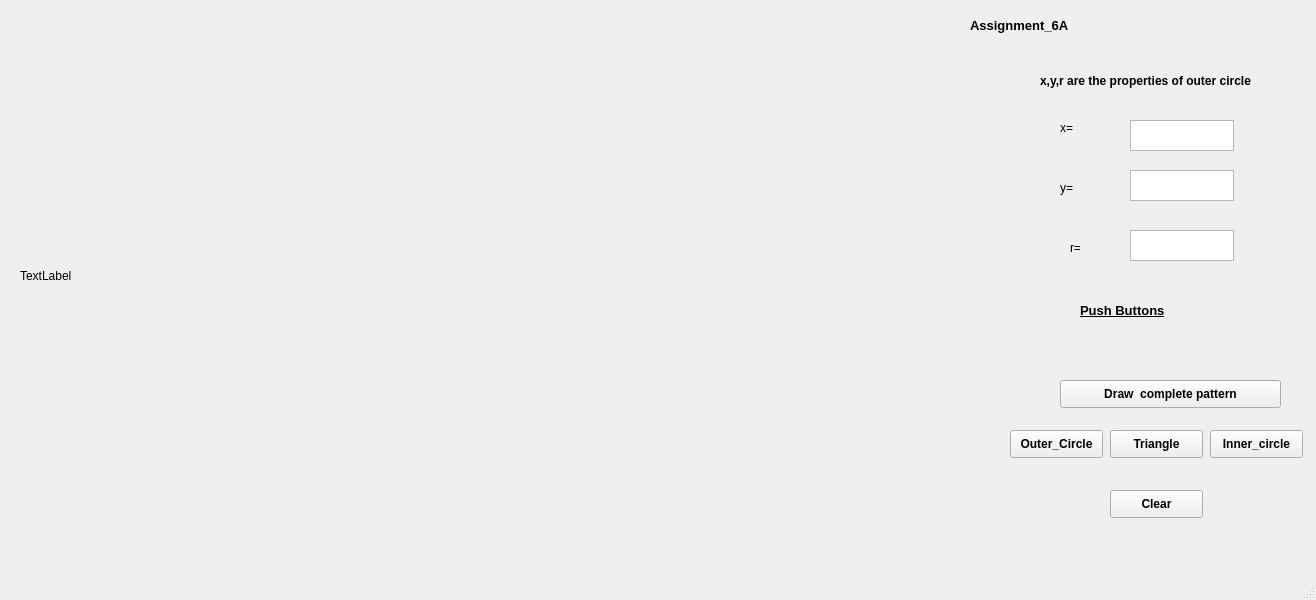
<?xml version="1.0" encoding="UTF-8"?>
<ui version="4.0">
 <class>MainWindow</class>
 <widget class="QMainWindow" name="MainWindow">
  <property name="geometry">
   <rect>
    <x>0</x>
    <y>0</y>
    <width>1316</width>
    <height>600</height>
   </rect>
  </property>
  <property name="windowTitle">
   <string>MainWindow</string>
  </property>
  <widget class="QWidget" name="centralwidget">
   <widget class="QLabel" name="label">
    <property name="geometry">
     <rect>
      <x>20</x>
      <y>0</y>
      <width>991</width>
      <height>551</height>
     </rect>
    </property>
    <property name="text">
     <string>TextLabel</string>
    </property>
   </widget>
   <widget class="QLabel" name="label_2">
    <property name="geometry">
     <rect>
      <x>1040</x>
      <y>40</y>
      <width>251</width>
      <height>81</height>
     </rect>
    </property>
    <property name="font">
     <font>
      <weight>75</weight>
      <bold>true</bold>
     </font>
    </property>
    <property name="text">
     <string>x,y,r are the properties of outer circle</string>
    </property>
   </widget>
   <widget class="QLabel" name="label_3">
    <property name="geometry">
     <rect>
      <x>1060</x>
      <y>120</y>
      <width>55</width>
      <height>16</height>
     </rect>
    </property>
    <property name="text">
     <string>x=</string>
    </property>
   </widget>
   <widget class="QLabel" name="label_4">
    <property name="geometry">
     <rect>
      <x>1060</x>
      <y>180</y>
      <width>55</width>
      <height>16</height>
     </rect>
    </property>
    <property name="text">
     <string>y=</string>
    </property>
   </widget>
   <widget class="QLabel" name="label_5">
    <property name="geometry">
     <rect>
      <x>1070</x>
      <y>240</y>
      <width>55</width>
      <height>16</height>
     </rect>
    </property>
    <property name="text">
     <string>r=</string>
    </property>
   </widget>
   <widget class="QPushButton" name="pushButton">
    <property name="geometry">
     <rect>
      <x>1060</x>
      <y>380</y>
      <width>221</width>
      <height>28</height>
     </rect>
    </property>
    <property name="font">
     <font>
      <weight>75</weight>
      <bold>true</bold>
     </font>
    </property>
    <property name="text">
     <string>Draw  complete pattern</string>
    </property>
   </widget>
   <widget class="QPushButton" name="pushButton_2">
    <property name="geometry">
     <rect>
      <x>1010</x>
      <y>430</y>
      <width>93</width>
      <height>28</height>
     </rect>
    </property>
    <property name="font">
     <font>
      <weight>75</weight>
      <bold>true</bold>
     </font>
    </property>
    <property name="text">
     <string>Outer_Circle</string>
    </property>
   </widget>
   <widget class="QPushButton" name="pushButton_3">
    <property name="geometry">
     <rect>
      <x>1110</x>
      <y>430</y>
      <width>93</width>
      <height>28</height>
     </rect>
    </property>
    <property name="font">
     <font>
      <weight>75</weight>
      <bold>true</bold>
     </font>
    </property>
    <property name="text">
     <string>Triangle</string>
    </property>
   </widget>
   <widget class="QPushButton" name="pushButton_4">
    <property name="geometry">
     <rect>
      <x>1210</x>
      <y>430</y>
      <width>93</width>
      <height>28</height>
     </rect>
    </property>
    <property name="font">
     <font>
      <weight>75</weight>
      <bold>true</bold>
     </font>
    </property>
    <property name="text">
     <string>Inner_circle</string>
    </property>
   </widget>
   <widget class="QTextEdit" name="textEdit">
    <property name="geometry">
     <rect>
      <x>1130</x>
      <y>120</y>
      <width>104</width>
      <height>31</height>
     </rect>
    </property>
   </widget>
   <widget class="QTextEdit" name="textEdit_2">
    <property name="geometry">
     <rect>
      <x>1130</x>
      <y>170</y>
      <width>104</width>
      <height>31</height>
     </rect>
    </property>
   </widget>
   <widget class="QTextEdit" name="textEdit_3">
    <property name="geometry">
     <rect>
      <x>1130</x>
      <y>230</y>
      <width>104</width>
      <height>31</height>
     </rect>
    </property>
   </widget>
   <widget class="QLabel" name="label_6">
    <property name="geometry">
     <rect>
      <x>1080</x>
      <y>290</y>
      <width>171</width>
      <height>41</height>
     </rect>
    </property>
    <property name="font">
     <font>
      <pointsize>10</pointsize>
      <weight>75</weight>
      <bold>true</bold>
      <underline>true</underline>
     </font>
    </property>
    <property name="text">
     <string>Push Buttons</string>
    </property>
   </widget>
   <widget class="QLabel" name="label_7">
    <property name="geometry">
     <rect>
      <x>970</x>
      <y>10</y>
      <width>271</width>
      <height>31</height>
     </rect>
    </property>
    <property name="font">
     <font>
      <pointsize>10</pointsize>
      <weight>75</weight>
      <bold>true</bold>
     </font>
    </property>
    <property name="text">
     <string>Assignment_6A</string>
    </property>
   </widget>
   <widget class="QPushButton" name="pushButton_5">
    <property name="geometry">
     <rect>
      <x>1110</x>
      <y>490</y>
      <width>93</width>
      <height>28</height>
     </rect>
    </property>
    <property name="font">
     <font>
      <weight>75</weight>
      <bold>true</bold>
     </font>
    </property>
    <property name="text">
     <string>Clear</string>
    </property>
   </widget>
  </widget>
  <widget class="QMenuBar" name="menubar">
   <property name="geometry">
    <rect>
     <x>0</x>
     <y>0</y>
     <width>1316</width>
     <height>26</height>
    </rect>
   </property>
  </widget>
  <widget class="QStatusBar" name="statusbar"/>
 </widget>
 <resources/>
 <connections/>
</ui>
